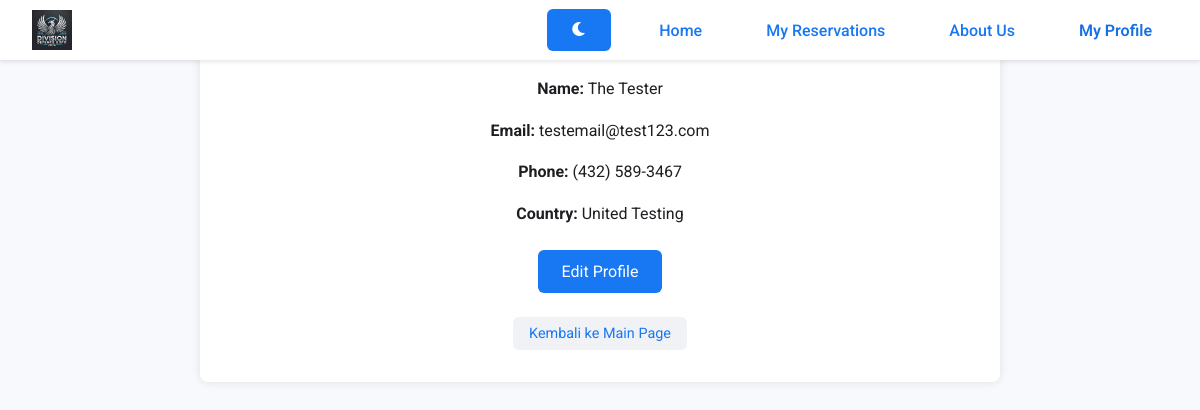
Screenshot of /profile.php (signed in) with the database file from the repository.
### tables this page shows
CREATE TABLE `users` (
  `id` int(11) NOT NULL,
  `email` varchar(255) NOT NULL,
  `password` varchar(255) NOT NULL,
  `is_admin` tinyint(1) NOT NULL DEFAULT 0,
  `first_name` varchar(50) DEFAULT NULL,
  `last_name` varchar(50) DEFAULT NULL,
  `phone_number` varchar(20) DEFAULT NULL,
  `country` varchar(100) DEFAULT NULL,
  `profile_completed` tinyint(1) DEFAULT 0,
  `failed_login_attempts` int(11) DEFAULT 0,
  `lockout_time` datetime DEFAULT NULL,
  `recovery_question` varchar(255) NOT NULL,
  `recovery_answer` varchar(255) NOT NULL,
  `recovery_question_2` varchar(255) DEFAULT NULL,
  `recovery_answer_2` varchar(255) DEFAULT NULL
);

### profile.php (the view, shortened to what this page needs)
<?php
require_once 'db_config.php';
$user_id = $_SESSION['user_id'];
$stmt = $pdo->prepare("SELECT * FROM users WHERE id = ?");
$stmt->execute([$user_id]);
$user = $stmt->fetch();
?>
<!DOCTYPE html>
<html lang="id">
<head>
    <link rel="stylesheet" href="styles.css">
    <link rel="stylesheet" href="https://cdnjs.cloudflare.com/ajax/libs/font-awesome/6.0.0/css/all.min.css">
</head>
<body>
    <?php include 'navbar.php'; ?>
    <div class="container">
        <h2>My Profile</h2>
        <?php if (isset($_GET['edit'])): ?>
            <form method="post" action="profile.php?edit=true">
                <h3>Edit Profile</h3>
                <input type="text" name="first_name" value="<?php echo htmlspecialchars($user['first_name']); ?>" placeholder="First Name" required>
                <input type="text" name="last_name" value="<?php echo htmlspecialchars($user['last_name']); ?>" placeholder="Last Name" required>
                <input type="email" name="email" value="<?php echo htmlspecialchars($user['email']); ?>" placeholder="Email" required>
                <input type="tel" name="phone_number" value="<?php echo htmlspecialchars($user['phone_number']); ?>" placeholder="Phone Number" required>
                <input type="text" name="country" value="<?php echo htmlspecialchars($user['country']); ?>" placeholder="Country" required>
                <button type="submit" name="update_profile">Update Profile</button>
            </form>
            <h3>Change Password</h3>
            <form method="post" action="profile.php?edit=true">
                <input type="password" name="current_password" placeholder="Current Password" required>
                <input type="password" name="new_password" placeholder="New Password" required>
                <h4>Pertanyaan Pemulihan 1</h4>
                <label for="recovery_question_1">Pilih Pertanyaan Pemulihan 1:</label>
                <select name="recovery_question_1" id="recovery_question_1" required>
                    <option value="">-- Pilih Pertanyaan --</option>
                    <option value="Siapa nama gadis ibu Anda?" <?php if ($user['recovery_question'] == "Siapa nama gadis ibu Anda?") echo 'selected'; ?>>Siapa nama gadis ibu Anda?</option>
                    <option value="Apa nama hewan peliharaan pertama Anda?" <?php if ($user['recovery_question'] == "Apa nama hewan peliharaan pertama Anda?") echo 'selected'; ?>>Apa nama hewan peliharaan pertama Anda?</option>
                    <option value="Apa nama sekolah dasar Anda?" <?php if ($user['recovery_question'] == "Apa nama sekolah dasar Anda?") echo 'selected'; ?>>Apa nama sekolah dasar Anda?</option>
                </select>
                <input type="text" name="recovery_answer_1" placeholder="Jawaban Anda" value="<?php echo htmlspecialchars($user['recovery_answer']); ?>" required>
                <h4>Pertanyaan Pemulihan 2</h4>
                <label for="recovery_question_2">Pilih Pertanyaan Pemulihan 2:</label>
                <select name="recovery_question_2" id="recovery_question_2" required>
                    <option value="">-- Pilih Pertanyaan --</option>
                    <option value="Apa warna favorit Anda?" <?php if ($user['recovery_question_2'] == "Apa warna favorit Anda?") echo 'selected'; ?>>Apa warna favorit Anda?</option>
                    <option value="Apa makanan favorit Anda?" <?php if ($user['recovery_question_2'] == "Apa makanan favorit Anda?") echo 'selected'; ?>>Apa makanan favorit Anda?</option>
                    <option value="Di kota mana Anda lahir?" <?php if ($user['recovery_question_2'] == "Di kota mana Anda lahir?") echo 'selected'; ?>>Di kota mana Anda lahir?</option>
                </select>
                <input type="text" name="recovery_answer_2" placeholder="Jawaban Anda" value="<?php echo htmlspecialchars($user['recovery_answer_2']); ?>" required>
                <button type="submit" name="update_password">Update Password</button>
                <a href="profile.php" class="back-btn">Kembali ke Profile</a>
            </form>
        <?php else: ?>
            <div class="profile-info">
                <p><strong>Name:</strong> <?php echo htmlspecialchars($user['first_name'] . ' ' . $user['last_name']); ?></p>
                <p><strong>Email:</strong> <?php echo htmlspecialchars($user['email']); ?></p>
                <p><strong>Phone:</strong> <?php echo htmlspecialchars($user['phone_number']); ?></p>
                <p><strong>Country:</strong> <?php echo htmlspecialchars($user['country']); ?></p>
                <a href="profile.php?edit=true" class="btn">Edit Profile</a>
            </div>
            <div>
                <a href="user.php" class="back-btn">Kembali ke Main Page</a>
            </div>
        <?php endif; ?>
    </div>
</body>
</html>

### styles.css (style rules this page uses)
* { margin: 0; padding: 0; box-sizing: border-box; }
body { font-family: 'Roboto', sans-serif; background-color: #f7f9fc; color: #333; margin: 0; padding: 0; min-height: 100vh; position: relative; }
.container { background-color: #ffffff; padding: 2rem; border-radius: 8px; box-shadow: 0 0 10px rgba(0, 0, 0, 0.1); width: 100%; max-width: 800px; margin: 0 auto; text-align: center; }
h1, h2, h3, h4 { color: #1877f2; margin-bottom: 1rem; }
p { color: #1c1e21; margin-bottom: 1rem; line-height: 1.6; }
.btn { display: inline-block; background-color: #1877f2; color: #ffffff; text-decoration: none; padding: 0.75rem 1.5rem; border-radius: 6px; font-size: 1rem; margin: 0.5rem; transition: background-color 0.3s; }
.back-btn { display: inline-block; background-color: #f0f2f5; color: #1877f2; text-decoration: none; padding: 0.5rem 1rem; border-radius: 6px; font-size: 0.9rem; margin-top: 1rem; transition: background-color 0.3s; }

### rows the page displays
users: first_name+last_name "The Tester", email "testemail@test123.com", phone_number "(432) 589-3467", country "United Testing"
